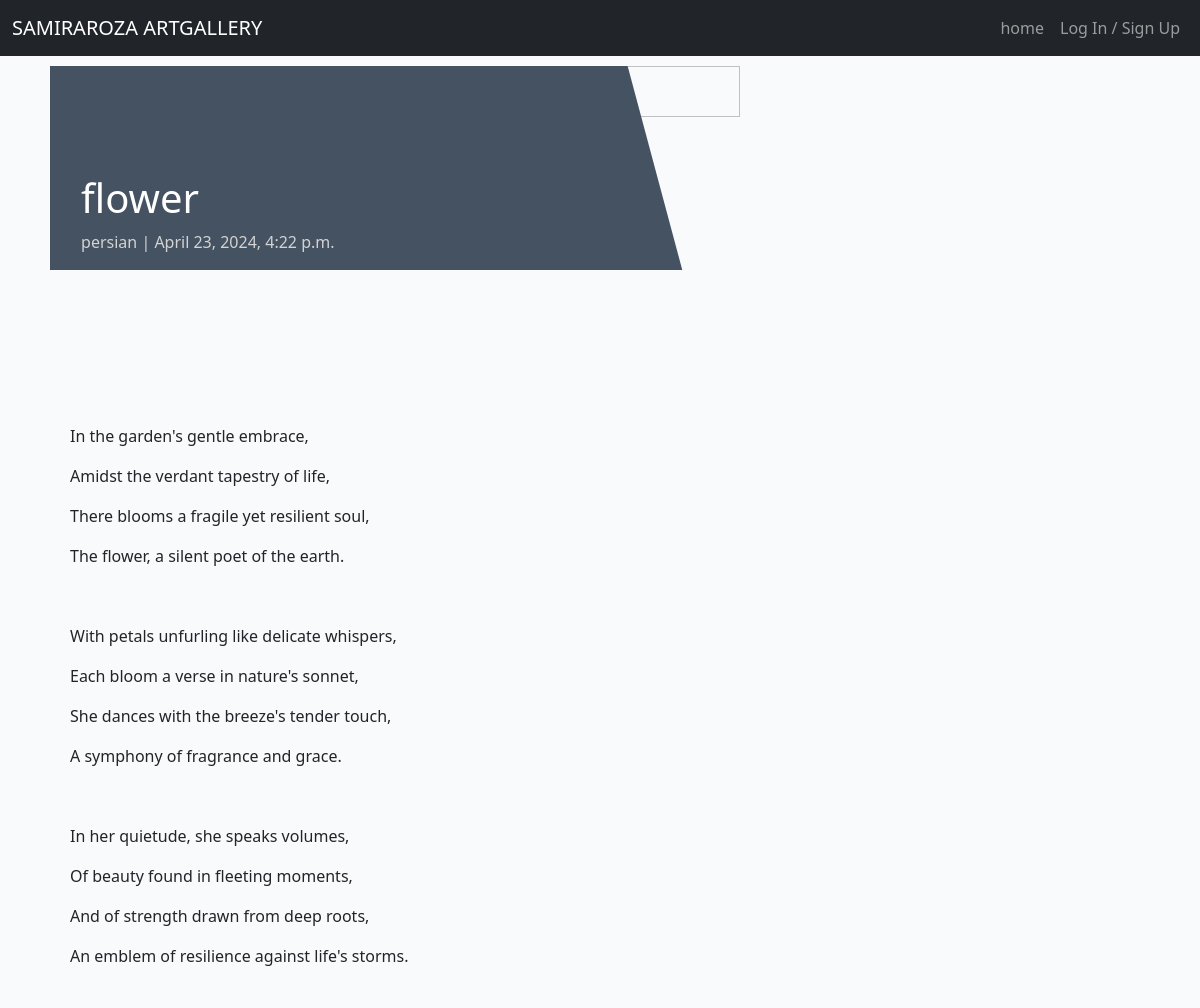
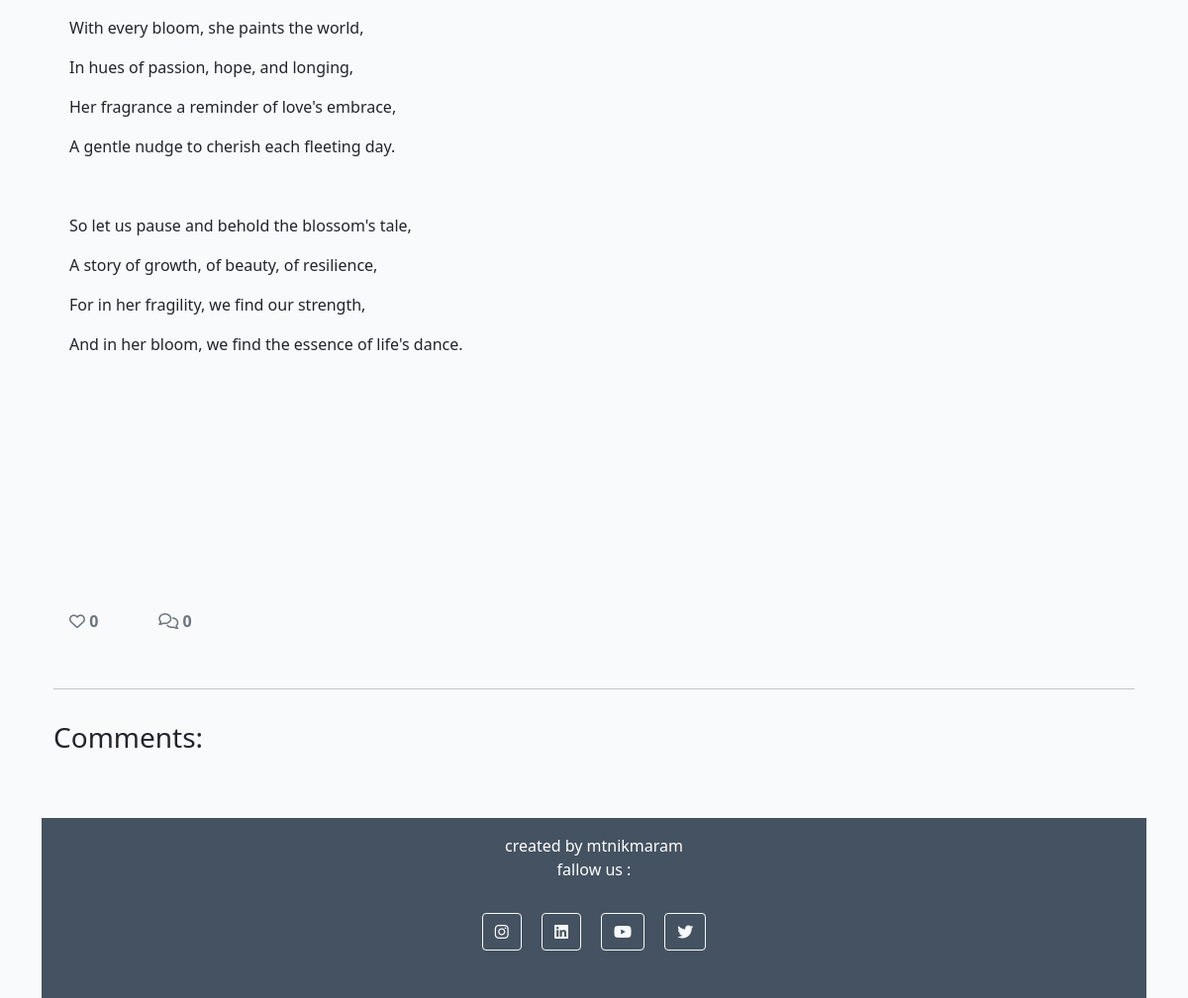
The page /flower/ on the database its author committed (2 pictures, top to bottom).
### store/models.py (models this page shows, shortened)
class Post(models.Model):
    title = models.CharField(max_length=200, unique=True)
    slug = models.SlugField(max_length=200, unique=True)
    author = models.ForeignKey(User, on_delete=models.CASCADE, related_name="blog_posts")
    updated_on = models.DateTimeField(auto_now=True)
    content = models.TextField()
    featured_image = CloudinaryField('image', default='placeholder')
    excerpt = models.TextField(blank=True)
    created_on = models.DateTimeField(auto_now_add=True)
    status = models.IntegerField(choices=STATUS, default=0)
    likes = models.ManyToManyField(User, related_name='blogpost_like', blank=True)
    approved = models.BooleanField(default=False)
    class Meta:
        ordering = ["-created_on"]
    def number_of_likes(self):
        return self.likes.count()

### store/views.py (the view, shortened to what this page needs)
# urls.py: path('<slug:slug>/', views.PostDetail.as_view(), name='post_detail'),
class PostDetail(View):
    def get(self, request, slug, *args, **kwargs):
        queryset = Post.objects.filter(status=1)
        post = get_object_or_404(queryset, slug=slug)
        comments = post.comments.filter(approved=True).order_by("-created_on")
        liked = False
        if post.likes.filter(id=request.user.id).exists():
            liked = True
        return render(
            request,
            "post_detail.html",
            {
                "post": post,
                "comments": comments,
                "commented": False,
                "liked": liked,
                "comment_form": CommentForm()
            },
        )

### templates/post_detail.html (shortened to what this page needs)
{% extends 'base.html' %} {% block content %}
{% load crispy_forms_tags %}
<div class="masthead">
    <div class="container">
        <div class="row g-2">
            <div class="col-md-6 masthead-text">
                <h1 class="post-title">{{ post.title }}</h1>
                <p class="post-subtitle">{{ post.author }} | {{ post.created_on }}</p>
            </div>
            <div class="d-none d-md-block col-md-6 masthead-image">
                {% if "placeholder" in post.featured_image.url %}
                <img src="{{ post.featured_image.url }}" width="50%" height="50%">
                {% else %}
                <img src="{{ post.featured_image.url }}" width="50%" height="50%">
                {% endif %}
            </div>
        </div>
    </div>
</div>
<div class="container">
    <div class="row">
        <div class="col card mb-4  mt-3 left  top">
            <div class="card-body">
                <p class="card-text ">
                    {{ post.content | safe }}
                </p>
                <div class="row">
                    <div class="col-1">
                        <strong>
                            {% if user.is_authenticated %}
                            <form class="d-inline" action="{% url 'post_like' post.slug %}" method="POST">
                                {% csrf_token %}
                                {% if liked %}
                                <button type="submit" name="blogpost_id" value="{{post.slug}}" class="btn-like"><i class="fas fa-heart"></i></button>
                                {% else %}
                                <button type="submit" name="blogpost_id" value="{{post.slug}}" class="btn-like"><i class="far fa-heart"></i></button>
                                {% endif %}
                            </form>
                            {% else %}
                            <span class="text-secondary"><i class="far fa-heart"></i></span>
                            {% endif %}
                        <span class="text-secondary">{{ post.number_of_likes }} </span>
                        </strong>
                    </div>
                    <div class="col-1">
                        {% with comments.count as total_comments %}
                        <strong class="text-secondary"><i class="far fa-comments"></i>
                            {{ total_comments }}</strong>
                        {% endwith %}
                    </div>
                </div>
            </div>
        </div>
    </div>
    <div class="row">
        <div class="col">
            <hr>
        </div>
    </div>
    <div class="row">
        <div class="col-md-8 card mb-4  mt-3 ">
            <h3>Comments:</h3>
            <div class="card-body">
            </div>
        </div>
        <div class="col-md-4 card mb-4  mt-3 ">
            <div class="card-body">
            </div>
        </div>
    </div>
</div>
{% endblock content %}

### static/css/style.css (style rules this page uses)
body { background-color: #F9FAFC; }
.main-bg { background-color: #F9FAFC; }
.card { height: 80%; border: none; background-color: transparent; }
.card-body { height: 80%; }
.masthead { margin-top: 10px; overflow: hidden; position: relative; display: inline-block; height: 33vh; width: 100%; }
.masthead-text { background-color: #445261; color: white; position: relative; }
.masthead-image { position: relative; overflow: hidden; }
.masthead-image:after { content: ""; position: absolute; top: 0; right: 90%; height: 100%; width: 150%; background: #445261; -webkit-transform: skew(15deg); -moz-transform: skew(15deg); transform: skew(15deg); z-index: 100; }
.post-title { margin-top: 20%; margin-left: 5%; }
.post-subtitle { margin-left: 5%; color: lightgray; }

### rows shown on the page
Post: title "flower", author "persian", created_on "April 23, 2024, 4:22 p.m.", content "In the garden's gentle embrace, Amidst the verdant tapestry of life, There blooms a fragile yet resilient soul, The flower, a silent poet of the earth. With petals unfurling like delicate whispers, Each bloom a verse in nature's sonnet, She dances with the breeze's tender touch, A symphony of fragrance and grace. In her quietude, she speaks volumes, Of beauty found in fleeting moments, And of strength drawn from deep roots, An emblem of resilience against life's storms. With every bloom, she paints the world, In hues of passion, hope, and longing, Her fragrance a reminder of love's embrace, A gentle nudge to cherish each fleeting day. So let us pause and behold the blossom's tale, A story…", number_of_likes "0"

### other values the page prints
{{ total_comments }} "0"
